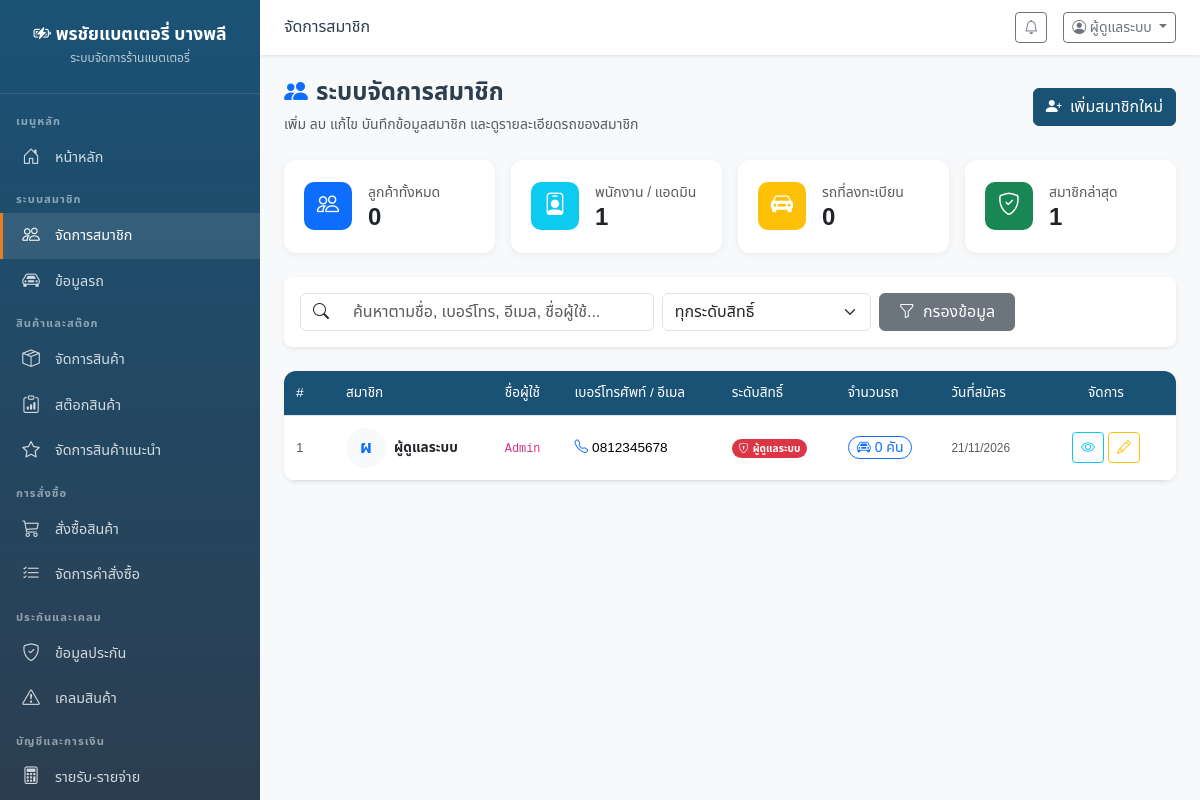
/members.php (signed in), run on the app's committed database.
### tables this page shows
CREATE TABLE IF NOT EXISTS users (
    id INT AUTO_INCREMENT PRIMARY KEY,
    username VARCHAR(100) NOT NULL UNIQUE,
    password VARCHAR(255) NOT NULL,
    fullname VARCHAR(200) NOT NULL,
    phone VARCHAR(20) NOT NULL,
    email VARCHAR(200),
    address TEXT,
    role ENUM('admin','staff','customer') DEFAULT 'customer',
    profile_image VARCHAR(500),
    created_at TIMESTAMP DEFAULT CURRENT_TIMESTAMP,
    updated_at TIMESTAMP DEFAULT CURRENT_TIMESTAMP ON UPDATE CURRENT_TIMESTAMP
);

### members.php (the view, shortened to what this page needs)
<?php
$db = getDB();
$search = trim($_GET['search'] ?? '');
$where = ["1=1"];
$params = [];
$whereClause = implode(' AND ', $where);
$sql = "
    SELECT u.*, COUNT(mv.id) as vehicle_count
    FROM users u
    LEFT JOIN member_vehicles mv ON u.id = mv.user_id
    WHERE {$whereClause}
    GROUP BY u.id
    ORDER BY u.created_at DESC
";
$stmt = $db->prepare($sql);
$stmt->execute($params);
$members = $stmt->fetchAll();
require_once __DIR__ . '/header.php';
?>
<div class="page-header">
    <div>
        <h4 class="mb-1"><i class="bi bi-people-fill text-primary me-2"></i>ระบบจัดการสมาชิก</h4>
        <small class="text-muted">เพิ่ม ลบ แก้ไข บันทึกข้อมูลสมาชิก และดูรายละเอียดรถของสมาชิก</small>
    </div>
    <button type="button" class="btn btn-primary" data-bs-toggle="modal" data-bs-target="#addMemberModal">
        <i class="bi bi-person-plus-fill me-1"></i> เพิ่มสมาชิกใหม่
    </button>
</div>
<div class="row g-3 mb-4">
    <?php
    $totalCust = $db->query("SELECT COUNT(*) FROM users WHERE role = 'customer'")->fetchColumn();
    $totalStaff = $db->query("SELECT COUNT(*) FROM users WHERE role = 'staff'")->fetchColumn();
    $totalAdmin = $db->query("SELECT COUNT(*) FROM users WHERE role = 'admin'")->fetchColumn();
    $totalVehicles = $db->query("SELECT COUNT(*) FROM member_vehicles")->fetchColumn();
    ?>
    <div class="col-md-3 col-sm-6">
        <div class="stat-card d-flex align-items-center gap-3">
            <div class="stat-icon bg-primary text-white">
                <i class="bi bi-people"></i>
            </div>
            <div>
                <small class="text-muted">ลูกค้าทั้งหมด</small>
                <h4 class="mb-0 fw-bold"><?= number_format($totalCust) ?></h4>
            </div>
        </div>
    </div>
    <div class="col-md-3 col-sm-6">
        <div class="stat-card d-flex align-items-center gap-3">
            <div class="stat-icon bg-info text-white">
                <i class="bi bi-person-badge"></i>
            </div>
            <div>
                <small class="text-muted">พนักงาน / แอดมิน</small>
                <h4 class="mb-0 fw-bold"><?= number_format($totalStaff + $totalAdmin) ?></h4>
            </div>
        </div>
    </div>
    <div class="col-md-3 col-sm-6">
        <div class="stat-card d-flex align-items-center gap-3">
            <div class="stat-icon bg-warning text-white">
                <i class="bi bi-car-front-fill"></i>
            </div>
            <div>
                <small class="text-muted">รถที่ลงทะเบียน</small>
                <h4 class="mb-0 fw-bold"><?= number_format($totalVehicles) ?></h4>
            </div>
        </div>
    </div>
    <div class="col-md-3 col-sm-6">
        <div class="stat-card d-flex align-items-center gap-3">
            <div class="stat-icon bg-success text-white">
                <i class="bi bi-shield-check"></i>
            </div>
            <div>
                <small class="text-muted">สมาชิกล่าสุด</small>
                <h4 class="mb-0 fw-bold"><?= count($members) ?></h4>
            </div>
        </div>
    </div>
</div>
<div class="card border-0 shadow-sm rounded-3 mb-4">
    <div class="card-body">
        <form method="GET" action="" class="row g-2 align-items-center">
            <div class="col-md-6 col-lg-5">
                <div class="input-group">
                    <span class="input-group-text bg-white"><i class="bi bi-search"></i></span>
                    <input type="text" class="form-control border-start-0" name="search" value="<?= htmlspecialchars($search) ?>" placeholder="ค้นหาตามชื่อ, เบอร์โทร, อีเมล, ชื่อผู้ใช้...">
                </div>
            </div>
            <div class="col-md-3 col-lg-3">
                <select name="role" class="form-select">
                    <option value="">ทุกระดับสิทธิ์</option>
                </select>
            </div>
            <div class="col-md-3 col-lg-2">
                <button type="submit" class="btn btn-secondary w-100">
                    <i class="bi bi-funnel me-1"></i> กรองข้อมูล
                </button>
            </div>
        </form>
    </div>
</div>
<div class="table-container shadow-sm">
    <div class="table-responsive">
        <table class="table table-hover align-middle mb-0">
            <thead>
                <tr>
                    <th style="width: 50px;">#</th>
                    <th>สมาชิก</th>
                    <th>ชื่อผู้ใช้</th>
                    <th>เบอร์โทรศัพท์ / อีเมล</th>
                    <th>ระดับสิทธิ์</th>
                    <th>จำนวนรถ</th>
                    <th>วันที่สมัคร</th>
                    <th class="text-center" style="width: 140px;">จัดการ</th>
                </tr>
            </thead>
            <tbody>
                <?php if (empty($members)): ?>
                <tr>
                    <td colspan="8" class="text-center py-4 text-muted">
                        <i class="bi bi-person-x fs-1 d-block mb-2"></i>
                        ไม่พบข้อมูลสมาชิกตามเงื่อนไข
                    </td>
                </tr>
                <?php else: ?>
                <?php foreach ($members as $idx => $m): ?>
                <tr>
                    <td class="text-muted"><?= $idx + 1 ?></td>
                    <td>
                        <div class="d-flex align-items-center gap-2">
                            <div class="rounded-circle bg-light d-flex align-items-center justify-content-center text-primary fw-bold" style="width: 40px; height: 40px; font-size: 1.1rem;">
                                <?= mb_substr($m['fullname'], 0, 1, 'UTF-8') ?>
                            </div>
                            <div>
                                <div class="fw-bold text-dark"><?= htmlspecialchars($m['fullname']) ?></div>
                            </div>
                        </div>
                    </td>
                    <td><code><?= htmlspecialchars($m['username']) ?></code></td>
                    <td>
                        <div><i class="bi bi-telephone text-primary me-1"></i><?= htmlspecialchars($m['phone']) ?></div>
                    </td>
                    <td>
                        <?php if ($m['role'] === 'admin'): ?>
                            <span class="badge bg-danger rounded-pill"><i class="bi bi-shield-lock me-1"></i>ผู้ดูแลระบบ</span>
                        <?php elseif ($m['role'] === 'staff'): ?>
                            <span class="badge bg-info text-dark rounded-pill"><i class="bi bi-person-gear me-1"></i>พนักงาน</span>
                        <?php else: ?>
                            <span class="badge bg-success rounded-pill"><i class="bi bi-person-check me-1"></i>ลูกค้า</span>
                        <?php endif; ?>
                    </td>
                    <td>
                        <a href="<?= SITE_URL ?>vehicles.php?user_id=<?= $m['id'] ?>" class="btn btn-sm btn-outline-primary rounded-pill py-0 px-2" title="ดูข้อมูลรถ">
                            <i class="bi bi-car-front me-1"></i><?= $m['vehicle_count'] ?> คัน
                        </a>
                    </td>
                    <td><small class="text-muted"><?= date('d/m/Y', strtotime($m['created_at'])) ?></small></td>
                    <td>
                        <div class="d-flex justify-content-center gap-1">
                            <button type="button" class="btn btn-sm btn-outline-info" title="ดูรายละเอียดและรถ" onclick='viewMemberDetails(<?= json_encode($m, JSON_HEX_TAG | JSON_HEX_APOS | JSON_HEX_QUOT | JSON_HEX_AMP) ?>)'>
                                <i class="bi bi-eye"></i>
                            </button>
                            <button type="button" class="btn btn-sm btn-outline-warning" title="แก้ไขข้อมูล" onclick='editMember(<?= json_encode($m, JSON_HEX_TAG | JSON_HEX_APOS | JSON_HEX_QUOT | JSON_HEX_AMP) ?>)'>
                                <i class="bi bi-pencil"></i>
                            </button>
                        </div>
                    </td>
                </tr>
                <?php endforeach; ?>
                <?php endif; ?>
            </tbody>
        </table>
    </div>
</div>
<?php require_once __DIR__ . '/footer.php'; ?>

### header.php (style rules this page uses)
:root { --primary: #1a5276; --primary-light: #2980b9; --secondary: #e67e22; --success: #27ae60; --danger: #e74c3c; --dark: #2c3e50; --light-bg: #f8f9fa; --sidebar-width: 260px; }
* { font-family: 'Noto Sans Thai', sans-serif; }
body { background: var(--light-bg); }
.stat-card { background: #fff; border-radius: 12px; padding: 1.25rem; box-shadow: 0 2px 8px rgba(0,0,0,0.06); transition: transform 0.2s; }
.stat-card .stat-icon { width: 48px; height: 48px; border-radius: 10px; display: flex; align-items: center; justify-content: center; font-size: 1.4rem; }
.table-container { background: #fff; border-radius: 12px; box-shadow: 0 2px 8px rgba(0,0,0,0.06); overflow: hidden; }
.table-container .table { margin: 0; }
.table-container .table th { background: var(--primary); color: #fff; font-weight: 500; font-size: 0.85rem; padding: 0.75rem; }
.table-container .table td { padding: 0.75rem; vertical-align: middle; font-size: 0.85rem; }
.btn-primary { background: var(--primary); border-color: var(--primary); }
.page-header { display: flex; align-items: center; justify-content: space-between; margin-bottom: 1.5rem; flex-wrap: wrap; gap: 1rem; }
.page-header h4 { margin: 0; font-weight: 700; color: var(--dark); }

### data on the page
users: fullname "ผ", fullname "ผู้ดูแลระบบ", username "Admin", phone "0812345678", role "admin" (drawn), vehicle_count "0", created_at "21/11/2026"

### other printed values
SITE_NAME "พรชัยแบตเตอรี่ บางพลี"
$pageTitle "จัดการสมาชิก"
$_SESSION['fullname'] "ผู้ดูแลระบบ"
$totalCust "0"
$totalStaff + $totalAdmin "1"
$totalVehicles "0"
count($members) "1"
